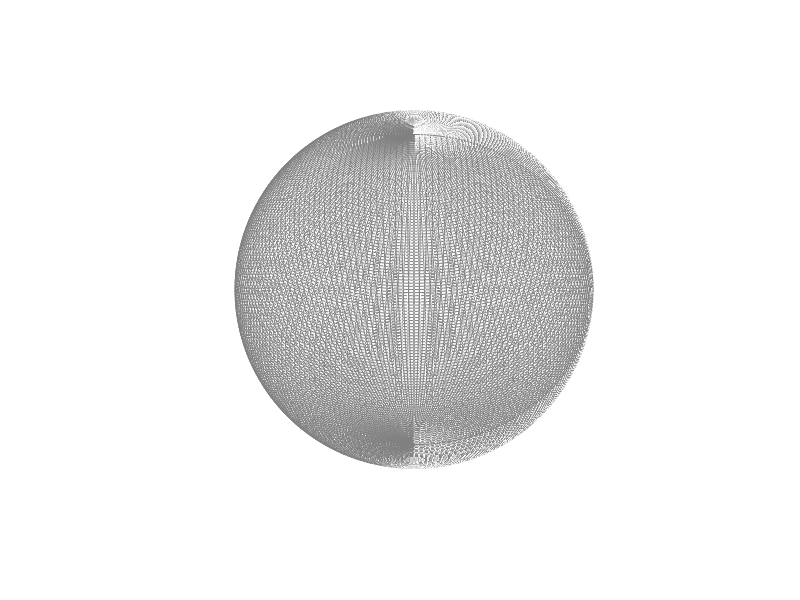

The MATLAB source for this figure: (Note: this script raises an error after producing the figure.)
%% Textured 3D Earth example
%
% Ryan Gray
% 8 Sep 2004
% Revised 9 March 2006, 31 Jan 2006, 16 Oct 2013

%% Options
space_color = 'k';
npanels = 180;   % Number of globe panels around the equator deg/panel = 360/npanels
alpha   = 1; % globe transparency level, 1 = opaque, through 0 = invisible
GMST0 = []; % Don't set up rotatable globe (ECEF)
%GMST0 = 4.89496121282306; % Set up a rotatable globe at J2000.0

% Earth texture image
% Anything imread() will handle, but needs to be a 2:1 unprojected globe
% image.

image_file = '1024px-Land_ocean_ice_2048.jpg';

% Mean spherical earth
erad    = 6371008.7714; % equatorial radius (meters)
prad    = 6371008.7714; % polar radius (meters)

%% Create figure

figure('Color', space_color);

hold on;

% Turn off the normal axes

set(gca, 'NextPlot','add', 'Visible','off');

axis equal;
axis auto;

% Set initial view

view(0,30);

axis vis3d;

%% Create wireframe globe

% Create a 3D meshgrid of the sphere points using the ellipsoid function

[x, y, z] = ellipsoid(0, 0, 0, erad, erad, prad, npanels);

gl = surf(x, y, -z, 'FaceColor', 'none', 'EdgeColor', 0.5*[1 1 1]);

if ~isempty(GMST0)
    hgx = hgtransform;
    set(hgx,'Matrix', makehgtform('zrotate',GMST0));
    set(gl,'Parent',hgx);
end

%% Texturemap the globe

% Load Earth image for texture map

cdata = imread(image_file);

% Set image as color data (cdata) property, and set face color to indicate
% a texturemap, which Matlab expects to be in cdata. Turn off the mesh edges.

set(gl, 'FaceColor', 'texturemap', 'CData', cdata, 'FaceAlpha', alpha, 'EdgeColor', 'none');



























